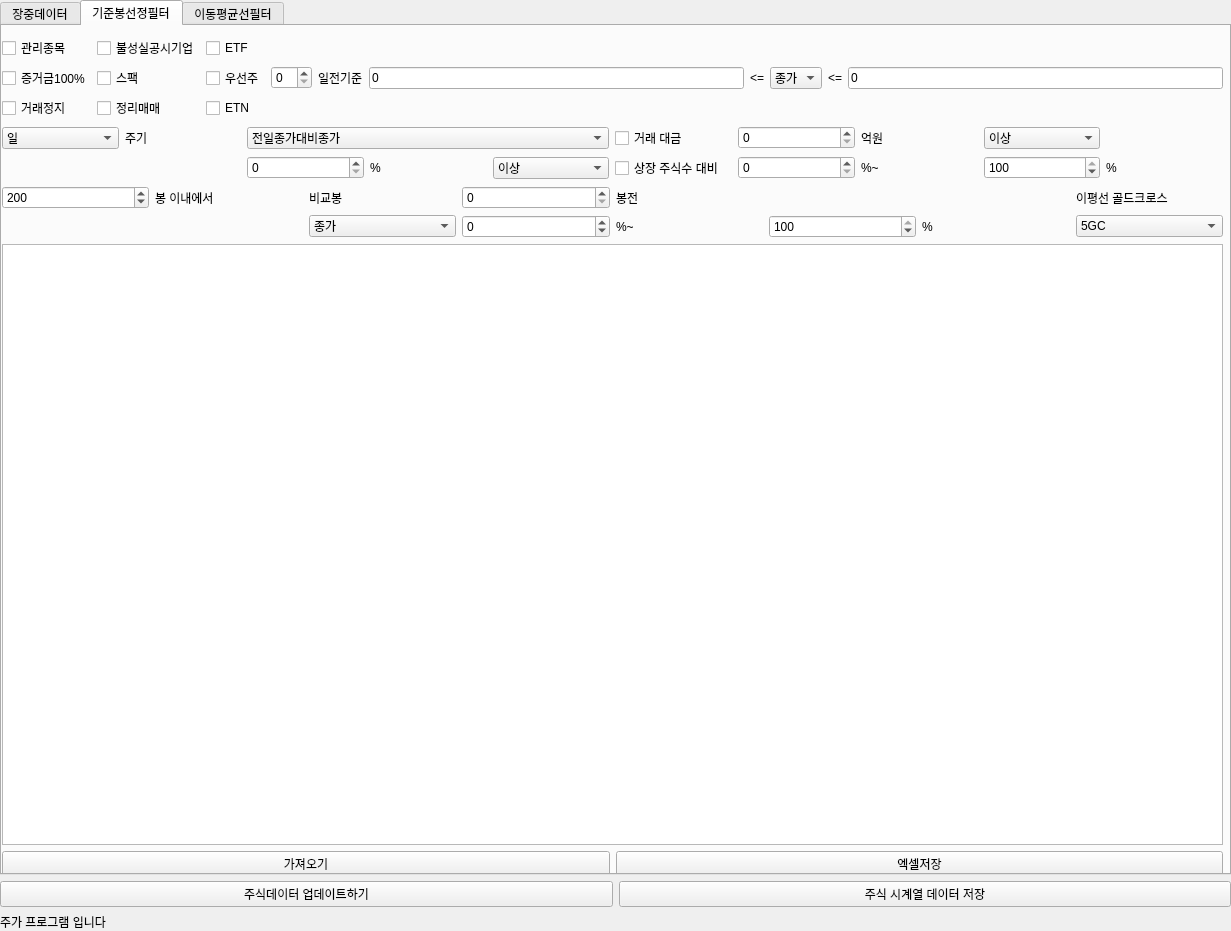
<?xml version="1.0" encoding="UTF-8"?>
<ui version="4.0">
 <class>Form</class>
 <widget class="QWidget" name="Form">
  <property name="enabled">
   <bool>true</bool>
  </property>
  <property name="geometry">
   <rect>
    <x>0</x>
    <y>0</y>
    <width>1231</width>
    <height>931</height>
   </rect>
  </property>
  <property name="sizePolicy">
   <sizepolicy hsizetype="Preferred" vsizetype="Preferred">
    <horstretch>0</horstretch>
    <verstretch>0</verstretch>
   </sizepolicy>
  </property>
  <property name="windowTitle">
   <string>Form</string>
  </property>
  <widget class="QWidget" name="verticalLayoutWidget">
   <property name="geometry">
    <rect>
     <x>0</x>
     <y>0</y>
     <width>1231</width>
     <height>931</height>
    </rect>
   </property>
   <layout class="QVBoxLayout" name="verticalLayout">
    <item>
     <widget class="QTabWidget" name="tabWidget">
      <property name="currentIndex">
       <number>1</number>
      </property>
      <widget class="QWidget" name="tab_3">
       <attribute name="title">
        <string>장중데이터</string>
       </attribute>
       <widget class="QWidget" name="verticalLayoutWidget_4">
        <property name="geometry">
         <rect>
          <x>0</x>
          <y>10</y>
          <width>1221</width>
          <height>851</height>
         </rect>
        </property>
        <layout class="QVBoxLayout" name="verticalLayout_4">
         <property name="topMargin">
          <number>10</number>
         </property>
         <item>
          <widget class="QTableView" name="currentStockTableView"/>
         </item>
         <item>
          <layout class="QHBoxLayout" name="horizontalLayout">
           <item>
            <widget class="QPushButton" name="importButton3">
             <property name="text">
              <string>가져오기</string>
             </property>
            </widget>
           </item>
           <item>
            <widget class="QPushButton" name="exportButton3">
             <property name="text">
              <string>엑셀저장</string>
             </property>
            </widget>
           </item>
          </layout>
         </item>
        </layout>
       </widget>
      </widget>
      <widget class="QWidget" name="tab">
       <attribute name="title">
        <string>기준봉선정필터</string>
       </attribute>
       <widget class="QWidget" name="verticalLayoutWidget_2">
        <property name="geometry">
         <rect>
          <x>0</x>
          <y>0</y>
          <width>1221</width>
          <height>851</height>
         </rect>
        </property>
        <layout class="QVBoxLayout" name="verticalLayout_2">
         <item>
          <layout class="QGridLayout" name="gridLayout">
           <property name="topMargin">
            <number>10</number>
           </property>
           <item row="1" column="8">
            <widget class="QComboBox" name="inputTypeComboBox">
             <item>
              <property name="text">
               <string>종가</string>
              </property>
             </item>
             <item>
              <property name="text">
               <string>시가</string>
              </property>
             </item>
             <item>
              <property name="text">
               <string>고가</string>
              </property>
             </item>
             <item>
              <property name="text">
               <string>저가</string>
              </property>
             </item>
            </widget>
           </item>
           <item row="1" column="6">
            <widget class="QLineEdit" name="leftInput">
             <property name="text">
              <string>0</string>
             </property>
            </widget>
           </item>
           <item row="0" column="0">
            <widget class="QCheckBox" name="manageCheckBox">
             <property name="text">
              <string>관리종목</string>
             </property>
            </widget>
           </item>
           <item row="1" column="4">
            <widget class="QSpinBox" name="previousSpinBox"/>
           </item>
           <item row="1" column="1">
            <widget class="QCheckBox" name="spacCheckBox">
             <property name="text">
              <string>스팩</string>
             </property>
            </widget>
           </item>
           <item row="1" column="7">
            <widget class="QLabel" name="label_5">
             <property name="text">
              <string>&lt;=</string>
             </property>
            </widget>
           </item>
           <item row="2" column="1">
            <widget class="QCheckBox" name="remainCheckBox">
             <property name="text">
              <string>정리매매</string>
             </property>
            </widget>
           </item>
           <item row="2" column="2">
            <widget class="QCheckBox" name="etnCheckBox">
             <property name="text">
              <string>ETN</string>
             </property>
            </widget>
           </item>
           <item row="1" column="9">
            <widget class="QLabel" name="label_7">
             <property name="text">
              <string>&lt;=</string>
             </property>
            </widget>
           </item>
           <item row="1" column="10">
            <widget class="QLineEdit" name="rightInput">
             <property name="text">
              <string>0</string>
             </property>
            </widget>
           </item>
           <item row="1" column="0">
            <widget class="QCheckBox" name="marginCheckBox">
             <property name="text">
              <string>증거금100%</string>
             </property>
            </widget>
           </item>
           <item row="1" column="2">
            <widget class="QCheckBox" name="preferredCheckBox">
             <property name="text">
              <string>우선주</string>
             </property>
            </widget>
           </item>
           <item row="0" column="2">
            <widget class="QCheckBox" name="etfCheckBox">
             <property name="text">
              <string>ETF</string>
             </property>
            </widget>
           </item>
           <item row="0" column="1">
            <widget class="QCheckBox" name="untrustCheckBox">
             <property name="text">
              <string>불성실공시기업</string>
             </property>
            </widget>
           </item>
           <item row="2" column="0">
            <widget class="QCheckBox" name="stopTradeCheckBox">
             <property name="text">
              <string>거래정지</string>
             </property>
            </widget>
           </item>
           <item row="1" column="5">
            <widget class="QLabel" name="label_3">
             <property name="text">
              <string>일전기준</string>
             </property>
            </widget>
           </item>
          </layout>
         </item>
         <item>
          <layout class="QGridLayout" name="gridLayout_3">
           <item row="3" column="7">
            <widget class="QLabel" name="label_12">
             <property name="text">
              <string>%~</string>
             </property>
            </widget>
           </item>
           <item row="3" column="5">
            <widget class="QCheckBox" name="tradeVolumeCheckBox">
             <property name="text">
              <string>상장 주식수 대비</string>
             </property>
            </widget>
           </item>
           <item row="3" column="6">
            <widget class="QSpinBox" name="tradeVolumeLeftSpinBox">
             <property name="maximum">
              <number>100</number>
             </property>
            </widget>
           </item>
           <item row="3" column="3">
            <widget class="QLabel" name="label_11">
             <property name="text">
              <string>%</string>
             </property>
            </widget>
           </item>
           <item row="3" column="2">
            <widget class="QSpinBox" name="upToSpinBox">
             <property name="maximum">
              <number>100</number>
             </property>
            </widget>
           </item>
           <item row="3" column="9">
            <widget class="QLabel" name="label_14">
             <property name="text">
              <string>%</string>
             </property>
            </widget>
           </item>
           <item row="0" column="0">
            <widget class="QComboBox" name="intervalListBox">
             <item>
              <property name="text">
               <string>일</string>
              </property>
             </item>
            </widget>
           </item>
           <item row="0" column="7">
            <widget class="QLabel" name="label_9">
             <property name="text">
              <string>억원</string>
             </property>
            </widget>
           </item>
           <item row="0" column="1">
            <widget class="QLabel" name="label_13">
             <property name="text">
              <string>주기</string>
             </property>
            </widget>
           </item>
           <item row="0" column="8">
            <widget class="QComboBox" name="lowOrUpCheckBox2">
             <item>
              <property name="text">
               <string>이상</string>
              </property>
             </item>
             <item>
              <property name="text">
               <string>이하</string>
              </property>
             </item>
            </widget>
           </item>
           <item row="3" column="4">
            <widget class="QComboBox" name="lowOrUpComboBox">
             <item>
              <property name="text">
               <string>이상</string>
              </property>
             </item>
             <item>
              <property name="text">
               <string>이하</string>
              </property>
             </item>
            </widget>
           </item>
           <item row="3" column="8">
            <widget class="QSpinBox" name="tradeVolumeRightSpinBox">
             <property name="maximum">
              <number>100</number>
             </property>
             <property name="value">
              <number>100</number>
             </property>
            </widget>
           </item>
           <item row="0" column="5">
            <widget class="QCheckBox" name="tradeValueCheckBox">
             <property name="text">
              <string>거래 대금</string>
             </property>
            </widget>
           </item>
           <item row="0" column="2" colspan="3">
            <widget class="QComboBox" name="compareTypeListBox">
             <item>
              <property name="text">
               <string>전일종가대비종가</string>
              </property>
             </item>
             <item>
              <property name="text">
               <string>시가대비종가</string>
              </property>
             </item>
             <item>
              <property name="text">
               <string>저가대비고가</string>
              </property>
             </item>
             <item>
              <property name="text">
               <string>시가대비고가</string>
              </property>
             </item>
             <item>
              <property name="text">
               <string>종가대비고가</string>
              </property>
             </item>
            </widget>
           </item>
           <item row="0" column="6">
            <widget class="QSpinBox" name="tradeSpinBox">
             <property name="maximum">
              <number>9999999</number>
             </property>
            </widget>
           </item>
          </layout>
         </item>
         <item>
          <layout class="QGridLayout" name="gridLayout_4">
           <item row="1" column="7">
            <widget class="QComboBox" name="averageRangeComboBox_2">
             <item>
              <property name="text">
               <string>5GC</string>
              </property>
             </item>
             <item>
              <property name="text">
               <string>33GC</string>
              </property>
             </item>
             <item>
              <property name="text">
               <string>306GC</string>
              </property>
             </item>
             <item>
              <property name="text">
               <string>480GC</string>
              </property>
             </item>
            </widget>
           </item>
           <item row="1" column="3">
            <widget class="QSpinBox" name="boxRangeLeftSpinBox">
             <property name="minimum">
              <number>-100</number>
             </property>
             <property name="maximum">
              <number>100</number>
             </property>
            </widget>
           </item>
           <item row="0" column="3">
            <widget class="QSpinBox" name="compareWithinBox">
             <property name="maximum">
              <number>9999999</number>
             </property>
            </widget>
           </item>
           <item row="1" column="6">
            <widget class="QLabel" name="label_19">
             <property name="text">
              <string>%</string>
             </property>
            </widget>
           </item>
           <item row="0" column="7">
            <widget class="QLabel" name="label_20">
             <property name="text">
              <string>이평선 골드크로스</string>
             </property>
            </widget>
           </item>
           <item row="0" column="1">
            <widget class="QLabel" name="label_15">
             <property name="text">
              <string>봉 이내에서</string>
             </property>
            </widget>
           </item>
           <item row="1" column="5">
            <widget class="QSpinBox" name="boxRangeRightSpinBox">
             <property name="maximum">
              <number>100</number>
             </property>
             <property name="value">
              <number>100</number>
             </property>
            </widget>
           </item>
           <item row="0" column="4">
            <widget class="QLabel" name="label_16">
             <property name="text">
              <string>봉전</string>
             </property>
            </widget>
           </item>
           <item row="1" column="4">
            <widget class="QLabel" name="label_18">
             <property name="text">
              <string>%~</string>
             </property>
            </widget>
           </item>
           <item row="0" column="2">
            <widget class="QLabel" name="label_17">
             <property name="text">
              <string>비교봉</string>
             </property>
            </widget>
           </item>
           <item row="0" column="0">
            <widget class="QSpinBox" name="withinSpinBox">
             <property name="maximum">
              <number>999999</number>
             </property>
             <property name="value">
              <number>200</number>
             </property>
            </widget>
           </item>
           <item row="1" column="2">
            <widget class="QComboBox" name="compareTypeListBox2">
             <item>
              <property name="text">
               <string>종가</string>
              </property>
             </item>
             <item>
              <property name="text">
               <string>시가</string>
              </property>
             </item>
             <item>
              <property name="text">
               <string>고가</string>
              </property>
             </item>
             <item>
              <property name="text">
               <string>저가</string>
              </property>
             </item>
            </widget>
           </item>
          </layout>
         </item>
         <item>
          <widget class="QTableView" name="standardTableView"/>
         </item>
         <item>
          <layout class="QHBoxLayout" name="horizontalLayout_3">
           <item>
            <widget class="QPushButton" name="importButton1">
             <property name="text">
              <string>가져오기</string>
             </property>
            </widget>
           </item>
           <item>
            <widget class="QPushButton" name="exportButton1">
             <property name="text">
              <string>엑셀저장</string>
             </property>
            </widget>
           </item>
          </layout>
         </item>
        </layout>
       </widget>
      </widget>
      <widget class="QWidget" name="tab_2">
       <attribute name="title">
        <string>이동평균선필터</string>
       </attribute>
       <widget class="QWidget" name="verticalLayoutWidget_3">
        <property name="geometry">
         <rect>
          <x>0</x>
          <y>0</y>
          <width>1221</width>
          <height>861</height>
         </rect>
        </property>
        <layout class="QVBoxLayout" name="verticalLayout_3">
         <property name="topMargin">
          <number>10</number>
         </property>
         <item>
          <layout class="QGridLayout" name="gridLayout_5">
           <item row="0" column="4">
            <widget class="QComboBox" name="compareTypeComboBox_2">
             <item>
              <property name="text">
               <string>종가</string>
              </property>
             </item>
             <item>
              <property name="text">
               <string>시가</string>
              </property>
             </item>
             <item>
              <property name="text">
               <string>고가</string>
              </property>
             </item>
             <item>
              <property name="text">
               <string>저가</string>
              </property>
             </item>
            </widget>
           </item>
           <item row="0" column="2">
            <widget class="QComboBox" name="intervalListBox_2">
             <item>
              <property name="text">
               <string>일</string>
              </property>
             </item>
            </widget>
           </item>
           <item row="0" column="5">
            <widget class="QComboBox" name="averageRangeComboBox">
             <item>
              <property name="text">
               <string>1</string>
              </property>
             </item>
             <item>
              <property name="text">
               <string>5</string>
              </property>
             </item>
             <item>
              <property name="text">
               <string>10</string>
              </property>
             </item>
             <item>
              <property name="text">
               <string>20</string>
              </property>
             </item>
             <item>
              <property name="text">
               <string>60</string>
              </property>
             </item>
             <item>
              <property name="text">
               <string>120</string>
              </property>
             </item>
             <item>
              <property name="text">
               <string>240</string>
              </property>
             </item>
            </widget>
           </item>
           <item row="0" column="6">
            <widget class="QLabel" name="label_26">
             <property name="text">
              <string>이평선 골드크로스</string>
             </property>
            </widget>
           </item>
           <item row="0" column="0">
            <widget class="QSpinBox" name="withinSpinBox_2">
             <property name="maximum">
              <number>99999</number>
             </property>
            </widget>
           </item>
           <item row="0" column="3">
            <widget class="QLabel" name="label_25">
             <property name="text">
              <string>주기</string>
             </property>
            </widget>
           </item>
           <item row="0" column="1">
            <widget class="QLabel" name="label_22">
             <property name="text">
              <string>봉 이내에서</string>
             </property>
            </widget>
           </item>
           <item row="1" column="3">
            <widget class="QLabel" name="label_21">
             <property name="text">
              <string>봉전</string>
             </property>
            </widget>
           </item>
           <item row="1" column="2">
            <widget class="QSpinBox" name="compareWithinBox_2">
             <property name="maximum">
              <number>99999</number>
             </property>
            </widget>
           </item>
          </layout>
         </item>
         <item>
          <widget class="QTableView" name="tableView_2"/>
         </item>
         <item>
          <layout class="QHBoxLayout" name="horizontalLayout_2">
           <item>
            <widget class="QPushButton" name="importButton2">
             <property name="text">
              <string>가져오기</string>
             </property>
            </widget>
           </item>
           <item>
            <widget class="QPushButton" name="exportButton2">
             <property name="text">
              <string>엑셀저장</string>
             </property>
            </widget>
           </item>
          </layout>
         </item>
        </layout>
       </widget>
      </widget>
     </widget>
    </item>
    <item>
     <layout class="QHBoxLayout" name="horizontalLayout_4">
      <item>
       <widget class="QPushButton" name="updateStock">
        <property name="text">
         <string>주식데이터 업데이트하기</string>
        </property>
       </widget>
      </item>
      <item>
       <widget class="QPushButton" name="saveCsvData">
        <property name="text">
         <string>주식 시계열 데이터 저장</string>
        </property>
       </widget>
      </item>
     </layout>
    </item>
    <item>
     <widget class="QLabel" name="statusBar">
      <property name="text">
       <string>주가 프로그램 입니다</string>
      </property>
     </widget>
    </item>
   </layout>
  </widget>
 </widget>
 <resources/>
 <connections/>
</ui>
